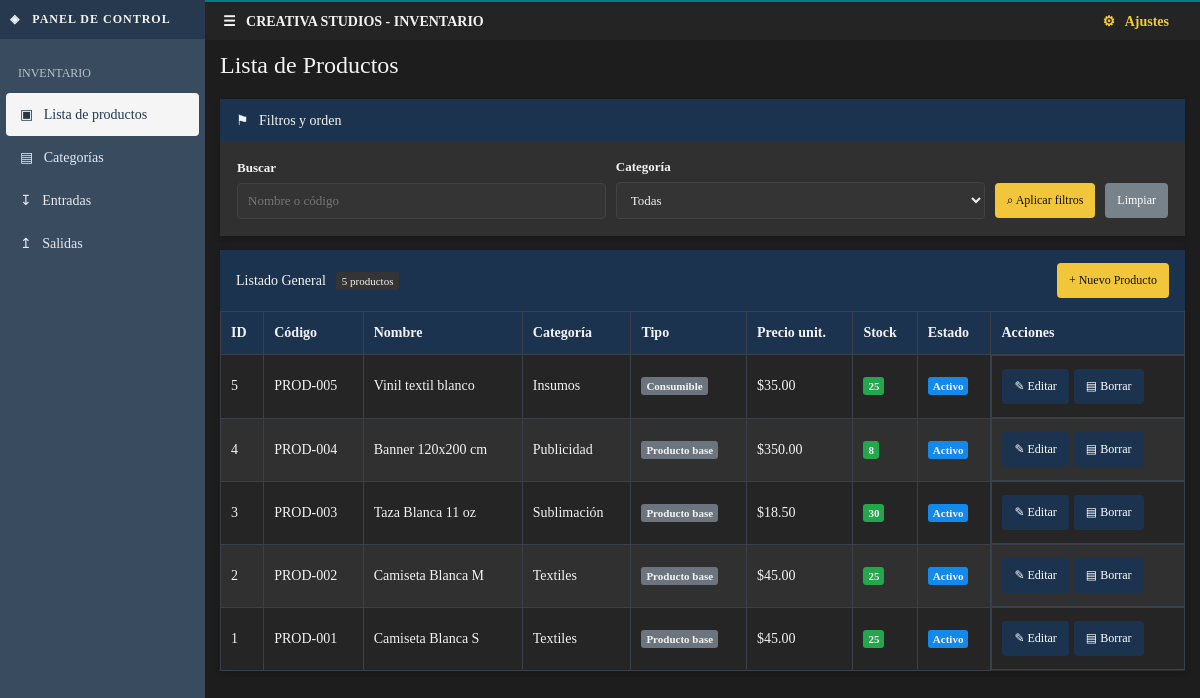
The page / on the database its author committed.
### tables this page shows
CREATE TABLE productos(id INTEGER PRIMARY KEY, codigo TEXT NOT NULL UNIQUE, nombre TEXT NOT NULL, categoria_id INTEGER REFERENCES categorias(id), tipo TEXT DEFAULT 'Producto base', precio REAL DEFAULT 0, stock INTEGER DEFAULT 0, activo INTEGER DEFAULT 1);

CREATE TABLE categorias(id INTEGER PRIMARY KEY, nombre TEXT NOT NULL UNIQUE, descripcion TEXT DEFAULT '');

### app.py (the view)
@app.route('/')
def index():
 q=request.args.get('q','');cat=request.args.get('categoria','')
 with conn() as c:
  sql='SELECT p.*,c.nombre categoria FROM productos p LEFT JOIN categorias c ON c.id=p.categoria_id WHERE (p.nombre LIKE ? OR p.codigo LIKE ?)';params=['%'+q+'%']*2
  if cat.isdigit():sql+=' AND p.categoria_id=?';params.append(int(cat))
  sql+=' ORDER BY p.id DESC'
  return render_template('index.html',page='productos',productos=c.execute(sql,params).fetchall(),categorias=c.execute('SELECT * FROM categorias ORDER BY nombre').fetchall(),q=q,cat=cat)

### app.py (called while the page is built)
def conn():
 c=sqlite3.connect(DB);c.row_factory=sqlite3.Row;c.execute('PRAGMA foreign_keys=ON');return c

@app.context_processor
def globals_(): return {'now':datetime.now()}

### templates/index.html (shortened to what this page needs)
{% extends 'base.html' %}{% block content %}<h1>Lista de Productos</h1><section class="panel"><div class="panel-head">⚑ &nbsp; Filtros y orden</div><form class="filters" method="get"><label>Buscar<input name="q" value="{{q}}" placeholder="Nombre o código"></label><label>Categoría<select name="categoria"><option value="">Todas</option></select></label><button class="yellow">⌕ Aplicar filtros</button><a class="btn gray" href="{{url_for('index')}}">Limpiar</a></form></section><section class="panel"><div class="panel-head flex">Listado General <span class="count">{{productos|length}} productos</span><button class="yellow right" onclick="newProduct()">+ Nuevo Producto</button></div><div class="tablewrap"><table><thead><tr><th>ID</th><th>Código</th><th>Nombre</th><th>Categoría</th><th>Tipo</th><th>Precio unit.</th><th>Stock</th><th>Estado</th><th>Acciones</th></tr></thead><tbody>{% for p in productos %}<tr><td>{{p.id}}</td><td>{{p.codigo}}</td><td>{{p.nombre}}</td><td>{{p.categoria or '—'}}</td><td><span class="tag graytag">{{p.tipo}}</span></td><td>${{'%.2f'|format(p.precio)}}</td><td><span class="tag green">{{p.stock}}</span></td><td><span class="tag blue">{{'Activo' if p.activo else 'Inactivo'}}</span></td><td class="actions"><button onclick='editProduct({{dict(p)|tojson}})'>✎ Editar</button><form method="post" action="{{url_for('borrar_producto',pid=p.id)}}" onsubmit="return confirm('¿Eliminar producto?')"><button>▤ Borrar</button></form></td></tr>{% else %}<tr><td colspan="9">No hay productos.</td></tr>{% endfor %}</tbody></table></div></section>{% endblock %}

### templates/base.html (shortened to what this page needs)
<!doctype html><html lang="es"><head><link rel="stylesheet" href="{{url_for('static',filename='style.css')}}"></head><body><aside class="sidebar"><div class="brand">◈ &nbsp; PANEL DE CONTROL</div><div class="nav-title">INVENTARIO</div><a class="{{'active' if page=='productos'}}" href="{{url_for('index')}}">▣ &nbsp; Lista de productos</a><a class="{{'active' if page=='categorias'}}" href="{{url_for('categorias')}}">▤ &nbsp; Categorías</a><a class="{{'active' if page=='entrada'}}" href="{{url_for('movimientos',tipo='entrada')}}">↧ &nbsp; Entradas</a><a class="{{'active' if page=='salida'}}" href="{{url_for('movimientos',tipo='salida')}}">↥ &nbsp; Salidas</a></aside><div class="main"><header><strong>☰ &nbsp; CREATIVA STUDIOS - INVENTARIO</strong><a class="settings {{'selected' if page=='ajustes'}}" href="{{url_for('ajustes')}}">⚙ &nbsp; Ajustes</a></header><main>{% block content %}{% endblock %}</main></div></body></html>

### static/style.css (style rules this page uses)
* { box-sizing:border-box }
body { margin:0;background:#1d1d1d;color:#f3f3f3;font:14px Georgia,'Times New Roman',serif }
.sidebar { position:fixed;left:0;top:0;bottom:0;width:205px;background:#394b5f;padding:0 6px }
.brand { height:39px;background:#26394e;margin:0 -6px 15px;padding:12px 10px;font-weight:bold;font-size:12px;letter-spacing:1px }
.nav-title { font-size:12px;opacity:.7;padding:12px }
.sidebar a { display:block;color:#e8eaf0;text-decoration:none;padding:13px 14px;border-radius:4px }
.sidebar a:hover,.sidebar a.active { background:#f5f5f5;color:#24374a }
.main { margin-left:205px }
header { height:40px;background:#242424;border-top:2px solid #087b86;display:flex;align-items:center;justify-content:space-between;padding:0 18px }
header .settings { color:#f5cb32;text-decoration:none;font-weight:bold;padding:8px 13px;border-radius:3px }
main { padding:12px 15px }
h1 { font-size:24px;font-weight:normal;margin:0 0 20px }
.panel { background:#303030;margin-bottom:14px;box-shadow:0 2px 5px #1115 }
.panel-head { background:#1c334f;padding:13px 16px }
.flex { display:flex;align-items:center;gap:10px }
.right { margin-left:auto }
.count { background:#343434;border-radius:3px;font-size:11px;padding:3px 6px }
.filters { display:flex;gap:10px;align-items:end;flex-wrap:wrap;padding:17px }
.filters label { flex:1;min-width:180px }
.filters button,.filters .btn { margin-bottom:1px }
label { display:block;font-weight:bold;font-size:13px }
input,select,textarea { width:100%;margin-top:7px;padding:9px 10px;border:1px solid #424242;border-radius:4px;background:#343434;color:#eee;font:13px Georgia }
button,.btn { border:0;border-radius:4px;padding:10px 12px;cursor:pointer;background:#1c334f;color:white;font:12px Georgia;text-decoration:none;display:inline-block }
.yellow { background:#f1c63a;color:#111 }
.gray { background:#78828b }
.tablewrap { overflow-x:auto }
table { border-collapse:collapse;width:100%;text-align:left }
th { background:#1c334f }
th,td { padding:13px 10px;border:1px solid #3b3f47;white-space:nowrap }
tbody tr:nth-child(odd) { background:#252525 }
tbody tr:nth-child(even) { background:#303030 }
.tag { border-radius:3px;padding:3px 5px;font-size:11px;font-weight:bold }
.green { background:#24a64c }
.blue { background:#1489ec }
.graytag { background:#6c757d }
.actions { display:flex;gap:5px }
.actions form { display:inline }

### rows shown on the page
productos: id "5", codigo "PROD-005", nombre "Vinil textil blanco", nombre "Insumos", tipo "Consumible", precio "35.00", stock "25", activo "Activo"
productos: id "4", codigo "PROD-004", nombre "Banner 120x200 cm", nombre "Publicidad", tipo "Producto base", precio "350.00", stock "8", activo "Activo"
productos: id "3", codigo "PROD-003", nombre "Taza Blanca 11 oz", nombre "Sublimación", tipo "Producto base", precio "18.50", stock "30", activo "Activo"
productos: id "2", codigo "PROD-002", nombre "Camiseta Blanca M", nombre "Textiles", tipo "Producto base", precio "45.00", stock "25", activo "Activo"
productos: id "1", codigo "PROD-001", nombre "Camiseta Blanca S", nombre "Textiles", tipo "Producto base", precio "45.00", stock "25", activo "Activo"

### other values the page prints
{{ productos|length }} "5"
